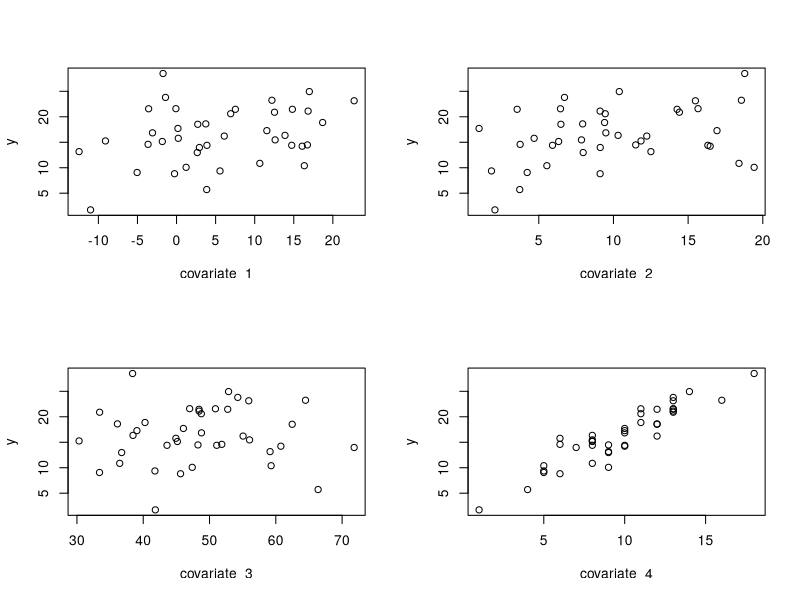

Source code (R):
## ---- chunk 1
n = 40
n_covariate = 4
p = n_covariate + 1

betas = vector("numeric", length = p)
xmat = matrix(0, nrow = n, ncol = p)
sigma = 2.25

# Column for intercept
xmat[,1] = 1

# Generate the covariate data randomly:
set.seed(5)
xmat[,2] = rnorm(n, mean = 5, sd = 8)
xmat[,3] = runif(n, min = 0, max = 20)
xmat[,4] = rchisq(n, df = 50)
xmat[,5] = rpois(n, lambda = 10)

# Set the betas:
betas[1] = 1.0
betas[2] = 0.0
betas[3] = -0.2
betas[4] = 0.0
betas[5] = 1.8

# Calculate the observed 'y', adding residual error
y = xmat %*% betas + rnorm(n, mean = 0, sd = sigma)

par(mfrow=c(2,2))
for(i in 2:p){
    plot(y ~ xmat[,i],
         xlab = paste("covariate ", i-1))
}

# Create a data.frame
my_df = data.frame(y, xmat[,2:5])
head(my_df)

# Run the model, report the summary
m1 = lm(y ~ 1 + X1 + X2 + X3 + X4, data = my_df)
m1_summary = summary(m1)
m1_summary
## ---- chunk 2
# The full model lives in object m1
formula(m1)

# Create a new model with the update() function
# This function has a strange notation, but so it goes...
m2 = update(m1, .~. -X3)
formula(m2)

summary(m2)

# Use anova() to test if the drop of X3 is justified
anova(m2, m1)
## ---- chunk 3
# Extract the residuals (errors)
resid_null = m2$residuals
resid_full = m1$residuals

# Sum of Square Errors (SSE)
sse_null = crossprod(resid_null)
sse_full = crossprod(resid_full)

# degrees of freedom
df_null = n-(p-1) # we dropped one input variable
df_full = n-p

# Calculate F_stat
f_test = ((sse_null - sse_full)/(df_null - df_full)) / (sse_full/df_full)

# Degrees of freedom for the F distribution:
df_numerator = df_null - df_full
df_denominator = df_full

p_m1vm2 = 1 - pf(f_test,
                df1 = df_numerator,
                df2 = df_denominator)

# Compare to anova()
f_test; p_m1vm2

anova_m1vm2 = anova(m2,m1)
anova_m1vm2$`F`; anova_m1vm2$`Pr(>F)`
## ---- chunk 4
# model 2 is the current best.
summary(m2)

# Now, drop x1 and check
m3 = update(m2, .~. -X1)

# Check:
anova(m3, m2)

# The p-value is not significant, so we
# can accept the null (simpler model)

summary(m3)

# Remove X2 and check
m4 = update(m3, .~. -X2)
anova(m4, m3)

# Ok now the p-value is significant
# We need to reject the null (simpler model)
# We *cannot* reliably remove X2

# Try X4 just in case:

m5 = update(m3, .~. -X4)
anova(m3, m5)
# p-value is significant again
# need to reject the null
# we cannot drop X4

# Therefore, m3 is most parsimonious
summary(m3)
## ---- chunk 5
m1_step = step(m1)
summary(m1_step)
